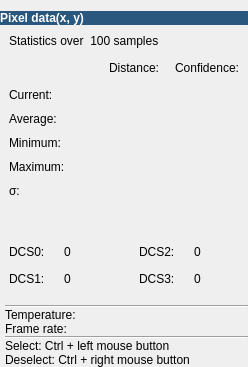
<?xml version="1.0" encoding="UTF-8"?>
<ui version="4.0">
 <class>WidgetInfo</class>
 <widget class="QWidget" name="WidgetInfo">
  <property name="geometry">
   <rect>
    <x>0</x>
    <y>0</y>
    <width>244</width>
    <height>367</height>
   </rect>
  </property>
  <property name="sizePolicy">
   <sizepolicy hsizetype="Preferred" vsizetype="MinimumExpanding">
    <horstretch>0</horstretch>
    <verstretch>0</verstretch>
   </sizepolicy>
  </property>
  <property name="windowTitle">
   <string>Info</string>
  </property>
  <layout class="QGridLayout" name="gridLayout">
   <property name="leftMargin">
    <number>0</number>
   </property>
   <property name="rightMargin">
    <number>0</number>
   </property>
   <property name="bottomMargin">
    <number>0</number>
   </property>
   <property name="spacing">
    <number>0</number>
   </property>
   <item row="1" column="0">
    <widget class="QWidget" name="widget_9" native="true">
     <property name="sizePolicy">
      <sizepolicy hsizetype="Preferred" vsizetype="Preferred">
       <horstretch>1</horstretch>
       <verstretch>1</verstretch>
      </sizepolicy>
     </property>
     <layout class="QGridLayout" name="gridLayout_9">
      <item row="0" column="0">
       <widget class="QWidget" name="widgetDistanceAmplitude" native="true">
        <layout class="QGridLayout" name="gridLayout_11">
         <property name="leftMargin">
          <number>0</number>
         </property>
         <property name="topMargin">
          <number>0</number>
         </property>
         <property name="rightMargin">
          <number>0</number>
         </property>
         <property name="bottomMargin">
          <number>0</number>
         </property>
         <property name="spacing">
          <number>0</number>
         </property>
         <item row="0" column="0">
          <widget class="QWidget" name="widget_7" native="true">
           <layout class="QGridLayout" name="gridLayout_6">
            <property name="leftMargin">
             <number>0</number>
            </property>
            <property name="topMargin">
             <number>0</number>
            </property>
            <property name="rightMargin">
             <number>0</number>
            </property>
            <property name="bottomMargin">
             <number>0</number>
            </property>
            <property name="spacing">
             <number>0</number>
            </property>
            <item row="0" column="0" colspan="3">
             <layout class="QGridLayout" name="gridLayout_10">
              <property name="topMargin">
               <number>0</number>
              </property>
              <property name="spacing">
               <number>10</number>
              </property>
              <item row="1" column="1">
               <widget class="QLabel" name="labelNameLeft">
                <property name="minimumSize">
                 <size>
                  <width>60</width>
                  <height>0</height>
                 </size>
                </property>
                <property name="maximumSize">
                 <size>
                  <width>16777215</width>
                  <height>16777215</height>
                 </size>
                </property>
                <property name="text">
                 <string>Distance:</string>
                </property>
                <property name="alignment">
                 <set>Qt::AlignRight|Qt::AlignTrailing|Qt::AlignVCenter</set>
                </property>
               </widget>
              </item>
              <item row="5" column="0">
               <widget class="QLabel" name="lMaxTitle">
                <property name="sizePolicy">
                 <sizepolicy hsizetype="Preferred" vsizetype="Preferred">
                  <horstretch>0</horstretch>
                  <verstretch>0</verstretch>
                 </sizepolicy>
                </property>
                <property name="minimumSize">
                 <size>
                  <width>0</width>
                  <height>0</height>
                 </size>
                </property>
                <property name="maximumSize">
                 <size>
                  <width>16777215</width>
                  <height>16777215</height>
                 </size>
                </property>
                <property name="text">
                 <string>Maximum:</string>
                </property>
               </widget>
              </item>
              <item row="6" column="0">
               <widget class="QLabel" name="lDistanceVariationTitle">
                <property name="minimumSize">
                 <size>
                  <width>50</width>
                  <height>0</height>
                 </size>
                </property>
                <property name="maximumSize">
                 <size>
                  <width>50</width>
                  <height>16777215</height>
                 </size>
                </property>
                <property name="toolTip">
                 <string>&lt;html&gt;&lt;head/&gt;&lt;body&gt;&lt;p&gt;&lt;span style=&quot; font-size:10pt;&quot;&gt;Standart deviation from 100 values&lt;/span&gt;&lt;/p&gt;&lt;/body&gt;&lt;/html&gt;</string>
                </property>
                <property name="text">
                 <string>σ:</string>
                </property>
               </widget>
              </item>
              <item row="1" column="2">
               <widget class="QLabel" name="labelNameRight">
                <property name="minimumSize">
                 <size>
                  <width>70</width>
                  <height>0</height>
                 </size>
                </property>
                <property name="maximumSize">
                 <size>
                  <width>16777215</width>
                  <height>16777215</height>
                 </size>
                </property>
                <property name="text">
                 <string>Confidence:</string>
                </property>
                <property name="alignment">
                 <set>Qt::AlignRight|Qt::AlignTrailing|Qt::AlignVCenter</set>
                </property>
               </widget>
              </item>
              <item row="1" column="0">
               <spacer name="horizontalSpacer_8">
                <property name="orientation">
                 <enum>Qt::Horizontal</enum>
                </property>
                <property name="sizeType">
                 <enum>QSizePolicy::Expanding</enum>
                </property>
                <property name="sizeHint" stdset="0">
                 <size>
                  <width>40</width>
                  <height>20</height>
                 </size>
                </property>
               </spacer>
              </item>
              <item row="2" column="2">
               <widget class="QLabel" name="labelCurrentRight">
                <property name="minimumSize">
                 <size>
                  <width>60</width>
                  <height>0</height>
                 </size>
                </property>
                <property name="maximumSize">
                 <size>
                  <width>16777215</width>
                  <height>16777215</height>
                 </size>
                </property>
                <property name="text">
                 <string/>
                </property>
                <property name="alignment">
                 <set>Qt::AlignRight|Qt::AlignTrailing|Qt::AlignVCenter</set>
                </property>
               </widget>
              </item>
              <item row="2" column="0">
               <widget class="QLabel" name="lCurrentTitle">
                <property name="sizePolicy">
                 <sizepolicy hsizetype="Preferred" vsizetype="Preferred">
                  <horstretch>0</horstretch>
                  <verstretch>0</verstretch>
                 </sizepolicy>
                </property>
                <property name="minimumSize">
                 <size>
                  <width>0</width>
                  <height>0</height>
                 </size>
                </property>
                <property name="maximumSize">
                 <size>
                  <width>16777215</width>
                  <height>16777215</height>
                 </size>
                </property>
                <property name="text">
                 <string>Current:</string>
                </property>
               </widget>
              </item>
              <item row="4" column="0">
               <widget class="QLabel" name="lMinTitle">
                <property name="sizePolicy">
                 <sizepolicy hsizetype="Preferred" vsizetype="Preferred">
                  <horstretch>0</horstretch>
                  <verstretch>0</verstretch>
                 </sizepolicy>
                </property>
                <property name="minimumSize">
                 <size>
                  <width>50</width>
                  <height>0</height>
                 </size>
                </property>
                <property name="maximumSize">
                 <size>
                  <width>16777215</width>
                  <height>16777215</height>
                 </size>
                </property>
                <property name="text">
                 <string>Minimum:</string>
                </property>
               </widget>
              </item>
              <item row="3" column="0">
               <widget class="QLabel" name="lAverageTitle">
                <property name="sizePolicy">
                 <sizepolicy hsizetype="Preferred" vsizetype="Preferred">
                  <horstretch>0</horstretch>
                  <verstretch>0</verstretch>
                 </sizepolicy>
                </property>
                <property name="minimumSize">
                 <size>
                  <width>0</width>
                  <height>0</height>
                 </size>
                </property>
                <property name="maximumSize">
                 <size>
                  <width>16777215</width>
                  <height>16777215</height>
                 </size>
                </property>
                <property name="text">
                 <string>Average:</string>
                </property>
               </widget>
              </item>
              <item row="2" column="1">
               <widget class="QLabel" name="labelCurrentLeft">
                <property name="minimumSize">
                 <size>
                  <width>60</width>
                  <height>0</height>
                 </size>
                </property>
                <property name="maximumSize">
                 <size>
                  <width>16777215</width>
                  <height>16777215</height>
                 </size>
                </property>
                <property name="text">
                 <string/>
                </property>
                <property name="alignment">
                 <set>Qt::AlignRight|Qt::AlignTrailing|Qt::AlignVCenter</set>
                </property>
               </widget>
              </item>
              <item row="6" column="2">
               <widget class="QLabel" name="labelVariationRight">
                <property name="sizePolicy">
                 <sizepolicy hsizetype="Preferred" vsizetype="Preferred">
                  <horstretch>0</horstretch>
                  <verstretch>0</verstretch>
                 </sizepolicy>
                </property>
                <property name="minimumSize">
                 <size>
                  <width>60</width>
                  <height>0</height>
                 </size>
                </property>
                <property name="maximumSize">
                 <size>
                  <width>16777215</width>
                  <height>16777215</height>
                 </size>
                </property>
                <property name="text">
                 <string/>
                </property>
                <property name="alignment">
                 <set>Qt::AlignRight|Qt::AlignTrailing|Qt::AlignVCenter</set>
                </property>
               </widget>
              </item>
              <item row="6" column="1">
               <widget class="QLabel" name="labelVariationLeft">
                <property name="sizePolicy">
                 <sizepolicy hsizetype="Preferred" vsizetype="Preferred">
                  <horstretch>0</horstretch>
                  <verstretch>0</verstretch>
                 </sizepolicy>
                </property>
                <property name="minimumSize">
                 <size>
                  <width>60</width>
                  <height>0</height>
                 </size>
                </property>
                <property name="maximumSize">
                 <size>
                  <width>16777215</width>
                  <height>16777215</height>
                 </size>
                </property>
                <property name="text">
                 <string/>
                </property>
                <property name="alignment">
                 <set>Qt::AlignRight|Qt::AlignTrailing|Qt::AlignVCenter</set>
                </property>
               </widget>
              </item>
              <item row="5" column="2">
               <widget class="QLabel" name="labelMaximumRight">
                <property name="minimumSize">
                 <size>
                  <width>60</width>
                  <height>0</height>
                 </size>
                </property>
                <property name="maximumSize">
                 <size>
                  <width>16777215</width>
                  <height>16777215</height>
                 </size>
                </property>
                <property name="text">
                 <string/>
                </property>
                <property name="alignment">
                 <set>Qt::AlignRight|Qt::AlignTrailing|Qt::AlignVCenter</set>
                </property>
               </widget>
              </item>
              <item row="5" column="1">
               <widget class="QLabel" name="labelMaximumLeft">
                <property name="minimumSize">
                 <size>
                  <width>60</width>
                  <height>0</height>
                 </size>
                </property>
                <property name="maximumSize">
                 <size>
                  <width>16777215</width>
                  <height>16777215</height>
                 </size>
                </property>
                <property name="text">
                 <string/>
                </property>
                <property name="alignment">
                 <set>Qt::AlignRight|Qt::AlignTrailing|Qt::AlignVCenter</set>
                </property>
               </widget>
              </item>
              <item row="4" column="2">
               <widget class="QLabel" name="labelMinimumRight">
                <property name="minimumSize">
                 <size>
                  <width>60</width>
                  <height>0</height>
                 </size>
                </property>
                <property name="maximumSize">
                 <size>
                  <width>16777215</width>
                  <height>16777215</height>
                 </size>
                </property>
                <property name="text">
                 <string/>
                </property>
                <property name="alignment">
                 <set>Qt::AlignRight|Qt::AlignTrailing|Qt::AlignVCenter</set>
                </property>
               </widget>
              </item>
              <item row="4" column="1">
               <widget class="QLabel" name="labelMinimumLeft">
                <property name="minimumSize">
                 <size>
                  <width>60</width>
                  <height>0</height>
                 </size>
                </property>
                <property name="maximumSize">
                 <size>
                  <width>16777215</width>
                  <height>16777215</height>
                 </size>
                </property>
                <property name="text">
                 <string/>
                </property>
                <property name="alignment">
                 <set>Qt::AlignRight|Qt::AlignTrailing|Qt::AlignVCenter</set>
                </property>
               </widget>
              </item>
              <item row="3" column="1">
               <widget class="QLabel" name="labelAverageLeft">
                <property name="minimumSize">
                 <size>
                  <width>60</width>
                  <height>0</height>
                 </size>
                </property>
                <property name="maximumSize">
                 <size>
                  <width>16777215</width>
                  <height>16777215</height>
                 </size>
                </property>
                <property name="text">
                 <string/>
                </property>
                <property name="alignment">
                 <set>Qt::AlignRight|Qt::AlignTrailing|Qt::AlignVCenter</set>
                </property>
               </widget>
              </item>
              <item row="3" column="2">
               <widget class="QLabel" name="labelAverageRight">
                <property name="minimumSize">
                 <size>
                  <width>60</width>
                  <height>0</height>
                 </size>
                </property>
                <property name="maximumSize">
                 <size>
                  <width>16777215</width>
                  <height>16777215</height>
                 </size>
                </property>
                <property name="text">
                 <string/>
                </property>
                <property name="alignment">
                 <set>Qt::AlignRight|Qt::AlignTrailing|Qt::AlignVCenter</set>
                </property>
               </widget>
              </item>
              <item row="0" column="0" colspan="2">
               <widget class="QLabel" name="labelStatistics">
                <property name="text">
                 <string>Statistics over  100 samples</string>
                </property>
               </widget>
              </item>
             </layout>
            </item>
           </layout>
          </widget>
         </item>
        </layout>
       </widget>
      </item>
      <item row="2" column="0">
       <widget class="QWidget" name="widgetDCS" native="true">
        <property name="sizePolicy">
         <sizepolicy hsizetype="Preferred" vsizetype="Minimum">
          <horstretch>0</horstretch>
          <verstretch>0</verstretch>
         </sizepolicy>
        </property>
        <property name="minimumSize">
         <size>
          <width>0</width>
          <height>0</height>
         </size>
        </property>
        <layout class="QGridLayout" name="gridLayout_5">
         <property name="leftMargin">
          <number>0</number>
         </property>
         <property name="topMargin">
          <number>10</number>
         </property>
         <property name="rightMargin">
          <number>0</number>
         </property>
         <property name="bottomMargin">
          <number>10</number>
         </property>
         <property name="spacing">
          <number>0</number>
         </property>
         <item row="0" column="0" colspan="4">
          <layout class="QGridLayout" name="gridLayout_12">
           <property name="topMargin">
            <number>0</number>
           </property>
           <property name="bottomMargin">
            <number>0</number>
           </property>
           <property name="spacing">
            <number>10</number>
           </property>
           <item row="0" column="1">
            <widget class="QLabel" name="lDCS0">
             <property name="text">
              <string>0</string>
             </property>
            </widget>
           </item>
           <item row="0" column="0">
            <widget class="QLabel" name="labelDCS0">
             <property name="text">
              <string>DCS0:</string>
             </property>
            </widget>
           </item>
           <item row="1" column="3">
            <widget class="QLabel" name="labelDCS3">
             <property name="text">
              <string>DCS3:</string>
             </property>
            </widget>
           </item>
           <item row="1" column="0">
            <widget class="QLabel" name="labelDCS1">
             <property name="text">
              <string>DCS1:</string>
             </property>
            </widget>
           </item>
           <item row="0" column="4">
            <widget class="QLabel" name="lDCS2">
             <property name="text">
              <string>0</string>
             </property>
            </widget>
           </item>
           <item row="0" column="3">
            <widget class="QLabel" name="labelDCS2">
             <property name="text">
              <string>DCS2:</string>
             </property>
            </widget>
           </item>
           <item row="1" column="4">
            <widget class="QLabel" name="lDCS3">
             <property name="text">
              <string>0</string>
             </property>
            </widget>
           </item>
           <item row="1" column="1">
            <widget class="QLabel" name="lDCS1">
             <property name="text">
              <string>0</string>
             </property>
            </widget>
           </item>
           <item row="0" column="2">
            <spacer name="horizontalSpacer">
             <property name="orientation">
              <enum>Qt::Horizontal</enum>
             </property>
             <property name="sizeType">
              <enum>QSizePolicy::Fixed</enum>
             </property>
             <property name="sizeHint" stdset="0">
              <size>
               <width>20</width>
               <height>20</height>
              </size>
             </property>
            </spacer>
           </item>
          </layout>
         </item>
        </layout>
       </widget>
      </item>
      <item row="1" column="0">
       <spacer name="verticalSpacer">
        <property name="orientation">
         <enum>Qt::Vertical</enum>
        </property>
        <property name="sizeHint" stdset="0">
         <size>
          <width>20</width>
          <height>10</height>
         </size>
        </property>
       </spacer>
      </item>
     </layout>
    </widget>
   </item>
   <item row="0" column="0">
    <widget class="QLabel" name="labelHeader">
     <property name="font">
      <font>
       <family>Arial</family>
       <pointsize>9</pointsize>
       <weight>75</weight>
       <bold>true</bold>
      </font>
     </property>
     <property name="styleSheet">
      <string notr="true">background-color:rgb(41, 87, 126);
color:rgb(255, 255, 255);</string>
     </property>
     <property name="text">
      <string>Pixel data(x, y)</string>
     </property>
     <property name="margin">
      <number>5</number>
     </property>
    </widget>
   </item>
   <item row="4" column="0">
    <widget class="QWidget" name="widget" native="true">
     <layout class="QGridLayout" name="gridLayout_8">
      <property name="leftMargin">
       <number>5</number>
      </property>
      <property name="topMargin">
       <number>0</number>
      </property>
      <property name="rightMargin">
       <number>0</number>
      </property>
      <property name="bottomMargin">
       <number>0</number>
      </property>
      <property name="spacing">
       <number>0</number>
      </property>
      <item row="1" column="0">
       <widget class="QLabel" name="labelTemperature">
        <property name="text">
         <string>Temperature:</string>
        </property>
       </widget>
      </item>
      <item row="0" column="0">
       <widget class="Line" name="lineH">
        <property name="orientation">
         <enum>Qt::Horizontal</enum>
        </property>
       </widget>
      </item>
      <item row="4" column="0">
       <widget class="QLabel" name="labelSelect">
        <property name="text">
         <string>Select: Ctrl + left mouse button</string>
        </property>
       </widget>
      </item>
      <item row="3" column="0">
       <widget class="Line" name="line">
        <property name="orientation">
         <enum>Qt::Horizontal</enum>
        </property>
       </widget>
      </item>
      <item row="2" column="0">
       <widget class="QLabel" name="labelFrameRate">
        <property name="text">
         <string>Frame rate:</string>
        </property>
       </widget>
      </item>
      <item row="5" column="0">
       <widget class="QLabel" name="labelReset">
        <property name="sizePolicy">
         <sizepolicy hsizetype="MinimumExpanding" vsizetype="Preferred">
          <horstretch>0</horstretch>
          <verstretch>0</verstretch>
         </sizepolicy>
        </property>
        <property name="text">
         <string>Deselect: Ctrl + right mouse button</string>
        </property>
       </widget>
      </item>
     </layout>
    </widget>
   </item>
  </layout>
 </widget>
 <resources/>
 <connections/>
</ui>
